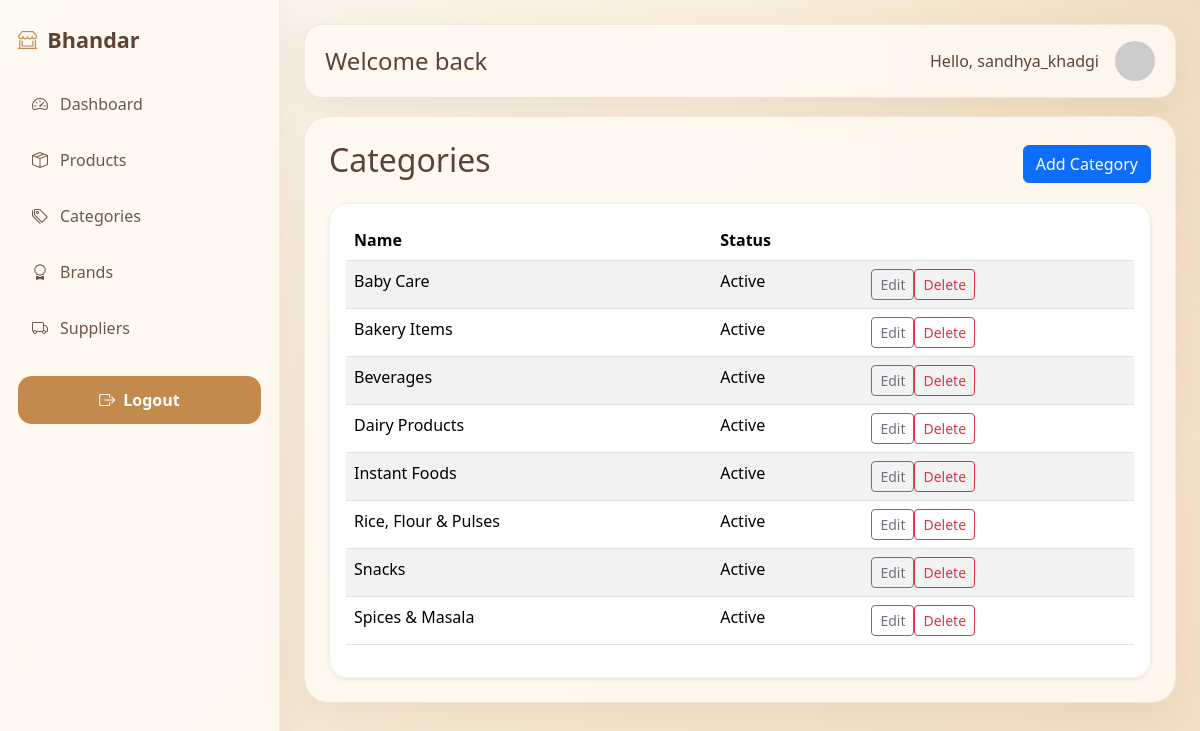
The page /categories/ (signed in) on the database its author committed.
### categories/models.py (models this page shows, shortened)
class Category(models.Model):
    name = models.CharField(max_length=100, unique=True)
    description = models.TextField(blank=True)
    is_active = models.BooleanField(default=True)
    created_at = models.DateTimeField(auto_now_add=True)
    class Meta:
        ordering = ['name']

### categories/views.py (the view)
# urls.py: path('', CategoryListView.as_view(), name='category_list'),
class CategoryListView(LoginRequiredMixin, ListView):
    model = Category
    template_name = 'categories/category_list.html'
    context_object_name = 'categories'

### templates/categories/category_list.html (shortened to what this page needs)
{% extends 'base.html' %}
{% block content %}
<div class="d-flex justify-content-between align-items-center mb-3">
    <h2>Categories</h2>
    <a class="btn btn-primary" href="{% url 'categories:category_create' %}">Add Category</a>
</div>
<div class="card shadow-sm"><div class="card-body"><table class="table table-striped"><thead><tr><th>Name</th><th>Status</th><th></th></tr></thead><tbody>{% for category in categories %}<tr><td>{{ category.name }}</td><td>{% if category.is_active %}Active{% else %}Inactive{% endif %}</td><td><a class="btn btn-sm btn-outline-secondary" href="{% url 'categories:category_update' category.pk %}">Edit</a><a class="btn btn-sm btn-outline-danger" href="{% url 'categories:category_delete' category.pk %}">Delete</a></td></tr>{% empty %}<tr><td colspan="3">No categories yet.</td></tr>{% endfor %}</tbody></table></div></div>
{% endblock %}

### templates/base.html (shortened to what this page needs)
<!DOCTYPE html>
<html lang="en">
<head>
    <link rel="stylesheet" href="https://cdn.jsdelivr.net/npm/bootstrap@5.3.3/dist/css/bootstrap.min.css">
    <link rel="stylesheet" href="https://cdn.jsdelivr.net/npm/bootstrap-icons@1.11.3/font/bootstrap-icons.css">
</head>
<body>
    <div class="page-shell">
        <aside class="sidebar">
            <a class="sidebar-brand" href="{% url 'dashboard:home' %}">
    <i class="bi bi-shop-window"></i>
                <span>Bhandar</span>
            </a>
            <div class="nav-section">
                <a class="sidebar-link{% if request.resolver_match.namespace == 'dashboard' %} active{% endif %}" href="{% url 'dashboard:home' %}"><i class="bi bi-speedometer2"></i><span>Dashboard</span></a>
                <a class="sidebar-link" href="{% url 'products:product_list' %}"><i class="bi bi-box-seam"></i><span>Products</span></a>
                <a class="sidebar-link" href="{% url 'categories:category_list' %}"><i class="bi bi-tags"></i><span>Categories</span></a>
                <a class="sidebar-link" href="{% url 'brands:brand_list' %}"><i class="bi bi-award"></i><span>Brands</span></a>
                <a class="sidebar-link" href="{% url 'suppliers:supplier_list' %}"><i class="bi bi-truck"></i><span>Suppliers</span></a>
            </div>
           <div class="mt-4">
    {% if user.is_authenticated %}
        <form method="post" action="{% url 'accounts:logout' %}">
            <button type="submit" class="logout-btn">
                <i class="bi bi-box-arrow-right"></i> Logout
            </button>
        </form>
    {% else %}
        <a href="{% url 'accounts:login' %}" class="login-btn">
            <i class="bi bi-box-arrow-in-right"></i> Login
        </a>
    {% endif %}
</div>
        </aside>
        <main class="main-content">
            <div class="topbar">
                <div>
                    <h4 class="mb-0">Welcome back</h4>
                </div>
                <div class="d-flex align-items-center gap-3">
    <span>Hello, {{ user.username }}</span>
    <img src="https://ui-avatars.com/api/?name={{ user.username }}&background=2563eb&color=fff"
         class="rounded-circle"
         width="40"
         height="40">
</div>
            </div>
            <div class="content-panel">
                {% block content %}{% endblock %}
            </div>
        </main>
    </div>
</body>
</html>

### templates/base.html (style rules this page uses)
body { margin: 0; min-height: 100vh; font-family: 'Segoe UI', Tahoma, Geneva, Verdana, sans-serif; color: #5c4332; background: linear-gradient(135deg, #fdf8f2 0%, #f8ecd8 45%, #f3dfc2 100%); }
body::before { content: ''; position: fixed; inset: 0; background: radial-gradient(circle at top right, rgba(222, 184, 135, 0.25), transparent 30%); pointer-events: none; z-index: -1; }
.page-shell { display: flex; min-height: 100vh; }
.sidebar { width: 280px; padding: 24px 18px; background: rgba(255, 250, 243, 0.88); backdrop-filter: blur(18px); border-right: 1px solid rgba(181, 148, 105, 0.18); box-shadow: 0 12px 40px rgba(133, 94, 66, 0.12); }
.sidebar-brand { display: flex; align-items: center; gap: 10px; text-decoration: none; color: #5c4332; font-size: 1.35rem; font-weight: 700; margin-bottom: 24px; }
.sidebar-brand i { font-size: 1.2rem; color: #c28a4d; }
.nav-section { margin-top: 12px; }
.sidebar-link { display: flex; align-items: center; gap: 12px; padding: 12px 14px; border-radius: 14px; color: #6d5846; text-decoration: none; transition: all 0.25s ease; margin-bottom: 8px; }
.main-content { flex: 1; padding: 24px; display: flex; flex-direction: column; gap: 18px; }
.topbar { padding: 16px 20px; background: rgba(255, 250, 243, 0.88); border: 1px solid rgba(181, 148, 105, 0.18); border-radius: 18px; box-shadow: 0 10px 30px rgba(133, 94, 66, 0.10); backdrop-filter: blur(14px); display: flex; justify-content: space-between; align-items: center; gap: 12px; }
.content-panel { padding: 24px; background: rgba(255, 250, 243, 0.88); border: 1px solid rgba(181, 148, 105, 0.18); border-radius: 24px; box-shadow: 0 16px 40px rgba(133, 94, 66, 0.10); backdrop-filter: blur(16px); }
.card { background: rgba(255, 255, 255, 0.95); color: #5c4332; border: 1px solid rgba(181, 148, 105, 0.15); border-radius: 18px; box-shadow: 0 10px 30px rgba(133, 94, 66, 0.10); transition: transform 0.25s ease, box-shadow 0.25s ease; }
.logout-btn, .login-btn { width: 100%; display: flex; justify-content: center; align-items: center; gap: 8px; padding: 12px; background: #c28a4d; color: #fff; border: none; border-radius: 14px; font-weight: 600; text-decoration: none; transition: all 0.3s ease; cursor: pointer; }

### rows shown on the page
Category: name "Baby Care", is_active "Active"
Category: name "Bakery Items", is_active "Active"
Category: name "Beverages", is_active "Active"
Category: name "Dairy Products", is_active "Active"
Category: name "Instant Foods", is_active "Active"
Category: name "Rice, Flour & Pulses", is_active "Active"
Category: name "Snacks", is_active "Active"
Category: name "Spices & Masala", is_active "Active"

### other values the page prints
{{ user.username }} "sandhya_khadgi"
